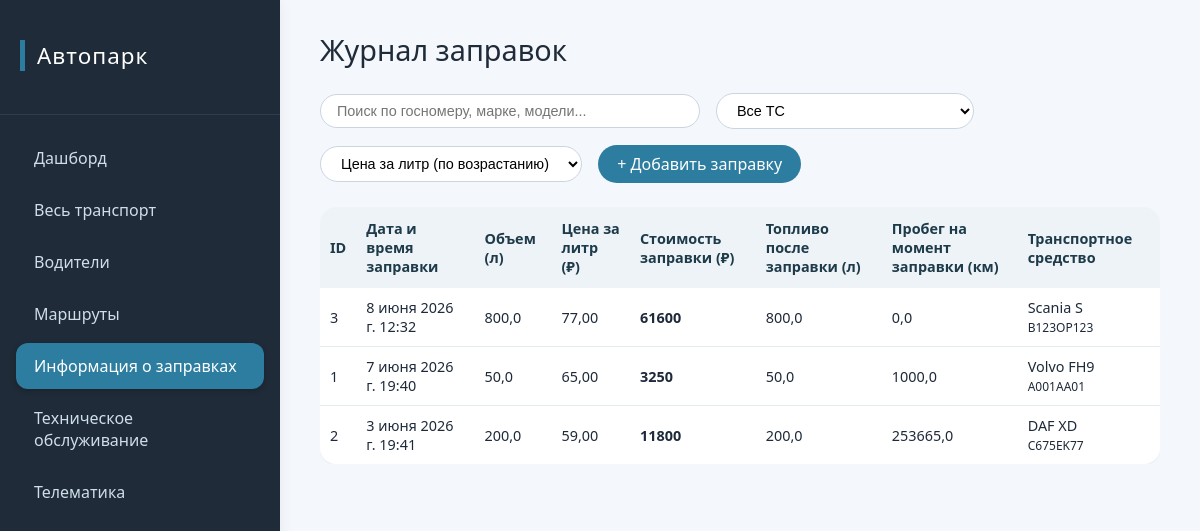
The app's page /refuels/, older data.
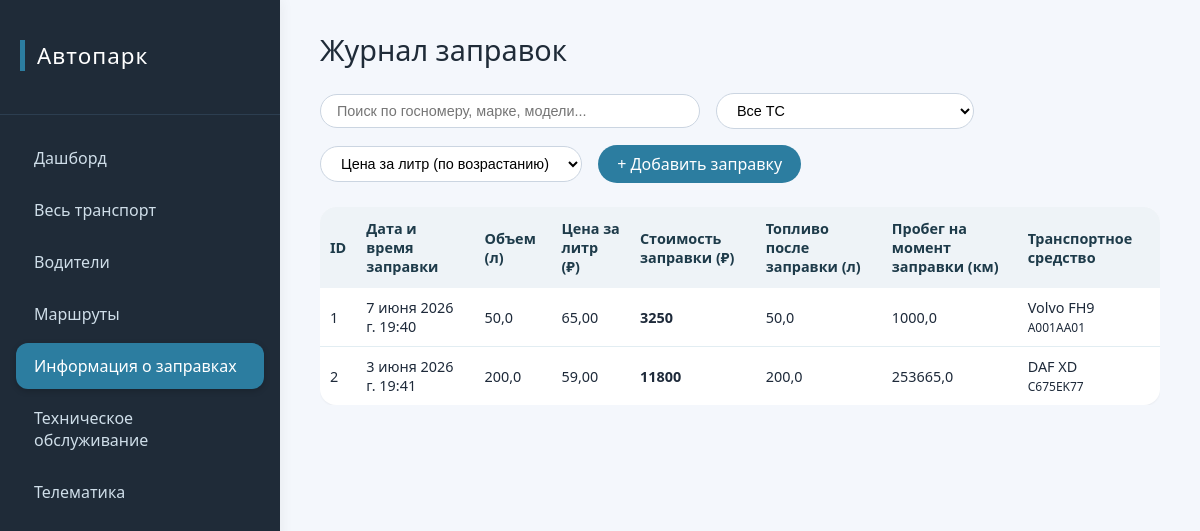
The same page, newer data.
### autopark_platform/models.py (models this page shows, shortened)
class FuelLog(models.Model):
    vehicle = models.ForeignKey(
        Vehicle,
        on_delete=models.CASCADE,
        related_name='fuel_logs',
        verbose_name='Транспортное средство'
    )
    datetime = models.DateTimeField('Дата и время заправки')
    volume_liters = models.FloatField('Объем (л)', validators=[MinValueValidator(0)])
    price_per_liter = models.DecimalField('Цена за литр', max_digits=10, decimal_places=2,
                                          validators=[MinValueValidator(0)])
    fuel_level_after = models.FloatField('Объем топлива в баке после заправки (л)', validators=[MinValueValidator(0)])
    mileage_at_refuel = models.FloatField('Пробег ТС на момент заправки (км)', validators=[MinValueValidator(0)])
    class Meta:
        verbose_name = 'Заправка'
        verbose_name_plural = 'Заправки'
        ordering = ['-datetime']

class Vehicle(models.Model):
    class Status(models.TextChoices):
        ON_ROUTE = 'on_route', 'В рейсе'
        ON_MAINTENANCE = 'on_maintenance', 'На ТО'
        FREE = 'free', 'Свободен'
    brand = models.CharField('Марка', max_length=100)
    model = models.CharField('Модель', max_length=100)
    license_plate = models.CharField('Госномер', max_length=20, unique=True)
    status = models.CharField('Статус активности', max_length=20, choices=Status.choices, default=Status.FREE)
    current_mileage = models.FloatField('Текущий пробег', validators=[MinValueValidator(0)])
    year_of_manufacture = models.PositiveSmallIntegerField('Год выпуска')
    vin = models.CharField('VIN-номер', max_length=17, blank=True, null=True, unique=True)
    fuel_level = models.FloatField('Уровень топлива в баке', blank=True, null=True, validators=[MinValueValidator(0)])
    latitude = models.FloatField('Широта', blank=True, null=True)
    longitude = models.FloatField('Долгота', blank=True, null=True)
    class Meta:
        verbose_name = 'Транспортное средство'
        verbose_name_plural = 'Транспортные средства'
        ordering = ['brand', 'model']

### autopark_platform/views.py (the view)
# urls.py: path('refuels/', views.refuel_list, name='refuel_list'),
def refuel_list(request):
    search_query = request.GET.get('search', '').strip()
    vehicle_filter = request.GET.get('vehicle_id', '').strip()
    sort_by = request.GET.get('sort_by', '').strip()
    refuels = FuelLog.objects.select_related('vehicle').annotate(
        total_cost=Coalesce(F('volume_liters') * F('price_per_liter'), 0, output_field=DecimalField(max_digits=12, decimal_places=2))
    )
    if search_query:
        refuels = refuels.filter(
            Q(vehicle__license_plate__icontains=search_query) |
            Q(vehicle__brand__icontains=search_query) |
            Q(vehicle__model__icontains=search_query)
        )
    if vehicle_filter and vehicle_filter.isdigit():
        refuels = refuels.filter(vehicle_id=int(vehicle_filter))
    if sort_by == 'price_asc':
        refuels = refuels.order_by('price_per_liter')
    elif sort_by == 'price_desc':
        refuels = refuels.order_by('-price_per_liter')
    else:
        refuels = refuels.order_by('-datetime')
    vehicles_for_filter = Vehicle.objects.all().order_by('brand', 'model')
    context = {
        'refuels': refuels,
        'vehicles_for_filter': vehicles_for_filter,
        'search_query': search_query,
        'vehicle_filter': vehicle_filter,
        'sort_by': sort_by,
    }
    return render(request, 'refuel_list.html', context)

### autopark_platform/templates/refuel_list.html (shortened to what this page needs)
<!DOCTYPE html>
<html lang="ru">
<head>
    {% load static %}
    <link rel="stylesheet" href="{% static 'css/main.css' %}">
</head>
<body>
    <div class="app-container">
        <aside class="sidebar">
            <div class="logo">
                <h2>Автопарк</h2>
            </div>
            <nav class="tabs-nav">
                <a href="{% url 'dashboard' %}" class="tab-btn">Дашборд</a>
                <a href="{% url 'vehicle_list' %}" class="tab-btn">Весь транспорт</a>
                <a href="{% url 'driver_list' %}" class="tab-btn">Водители</a>
                <a href="{% url 'route_list' %}" class="tab-btn">Маршруты</a>
                <a href="{% url 'refuel_list' %}" class="tab-btn active">Информация о заправках</a>
                <a href="{% url 'maintenance_list' %}" class="tab-btn">Техническое обслуживание</a>
                <a href="{% url 'telemetry' %}" class="tab-btn">Телематика</a>
            </nav>
        </aside>
        <main class="content">
            <div class="page-header">
                <h1>Журнал заправок</h1>
                <div class="action-bar">
                    <input type="text" id="searchInput" placeholder="Поиск по госномеру, марке, модели..." class="search-input" value="{{ search_query|default:'' }}">
                    <select id="vehicleFilter" class="status-filter">
                        <option value="">Все ТС</option>
                    </select>
                    <select id="sortPrice" class="status-filter">
                        <option value="price_asc" {% if sort_by == 'price_asc' %}selected{% endif %}>Цена за литр (по возрастанию)</option>
                    </select>
                    <a href="{% url 'refuel_add' %}" class="btn-add">+ Добавить заправку</a>
                </div>
            </div>
            <div class="table-wrapper">
                <table class="data-table">
                    <thead>
                        <tr>
                            <th>ID</th>
                            <th>Дата и время заправки</th>
                            <th>Объем (л)</th>
                            <th>Цена за литр (₽)</th>
                            <th>Стоимость заправки (₽)</th>
                            <th>Топливо после заправки (л)</th>
                            <th>Пробег на момент заправки (км)</th>
                            <th>Транспортное средство</th>
                        </tr>
                    </thead>
                    <tbody>
                        {% for refuel in refuels %}
                        <tr>
                            <td>{{ refuel.id }}</td>
                            <td>{{ refuel.datetime }}</td>
                            <td>{{ refuel.volume_liters }}</td>
                            <td>{{ refuel.price_per_liter }}</td>
                            <td><strong>{{ refuel.total_cost|default:"—" }}</strong></td>
                            <td>{{ refuel.fuel_level_after }}</td>
                            <td>{{ refuel.mileage_at_refuel }}</td>
                            <td>
                                {% if refuel.vehicle %}
                                    {{ refuel.vehicle.brand }} {{ refuel.vehicle.model }}<br>
                                    <small>{{ refuel.vehicle.license_plate }}</small>
                                {% else %}
                                    —
                                {% endif %}
                            </td>
                        </tr>
                        {% empty %}
                        <tr>
                            <td colspan="8" class="empty-row">Нет записей о заправках, соответствующих критериям</td>
                        </tr>
                        {% endfor %}
                    </tbody>
                </table>
            </div>
        </main>
    </div>
</body>
</html>

### autopark_platform/static/css/main.css (style rules this page uses)
* { margin: 0; padding: 0; box-sizing: border-box; }
body { font-family: 'Segoe UI', Roboto, 'Helvetica Neue', sans-serif; background-color: #f4f7fc; color: #1e2a3a; }
.app-container { display: flex; min-height: 100vh; }
.sidebar { width: 280px; background-color: #1f2b38; color: #ecf0f1; display: flex; flex-direction: column; box-shadow: 2px 0 12px rgba(0,0,0,0.05); }
.logo { padding: 24px 20px; border-bottom: 1px solid #2c3e50; margin-bottom: 20px; }
.logo h2 { font-weight: 500; letter-spacing: 1px; color: #fff; }
.tabs-nav { display: flex; flex-direction: column; gap: 6px; padding: 0 16px; }
.tab-btn { background: none; border: none; padding: 12px 18px; text-align: left; font-size: 1rem; font-weight: 500; color: #cfdee9; border-radius: 12px; cursor: pointer; transition: all 0.2s ease; }
.tab-btn.active { background-color: #2c7da0; color: white; box-shadow: 0 2px 6px rgba(0,0,0,0.2); }
a.tab-btn { display: block; text-decoration: none; }
.content { flex: 1; padding: 30px 40px; overflow-y: auto; }
h1, h2, h3 { font-weight: 500; margin-bottom: 0.75rem; color: #1f2b38; }
h1 { font-size: 1.8rem; margin-bottom: 1.5rem; }
h2 { font-size: 1.4rem; border-left: 5px solid #2c7da0; padding-left: 12px; margin: 1rem 0 1.2rem 0; }
.table-wrapper { overflow-x: auto; margin: 1rem 0; }
.data-table { width: 100%; border-collapse: collapse; font-size: 0.9rem; background: white; border-radius: 16px; overflow: hidden; box-shadow: 0 1px 2px rgba(0,0,0,0.05); }
.data-table th { background-color: #eef3f7; padding: 12px 10px; text-align: left; font-weight: 600; color: #1e3b4a; }
.data-table td { padding: 10px 10px; border-bottom: 1px solid #e2edf2; }
.data-table tr:last-child td { border-bottom: none; }
.page-header { display: flex; justify-content: space-between; align-items: center; flex-wrap: wrap; margin-bottom: 1.5rem; }
.action-bar { display: flex; gap: 1rem; align-items: center; flex-wrap: wrap; }
.search-input { padding: 0.5rem 1rem; border: 1px solid #cbd5e1; border-radius: 40px; width: 380px; font-size: 0.9rem; transition: 0.2s; }
.status-filter { padding: 0.5rem 1rem; border-radius: 40px; border: 1px solid #cbd5e1; background-color: white; font-size: 0.9rem; }
.btn-add { background-color: #2c7da0; color: white; padding: 0.5rem 1.2rem; border-radius: 40px; text-decoration: none; font-weight: 500; transition: background 0.2s; }

Row changes from the older to the newer data that the page shows:
removed FuelLog: id "3", datetime "8 июня 2026 г. 12:32", volume_liters "800,0", price_per_liter "77,00", total_cost "61600", fuel_level_after "800,0", mileage_at_refuel "0,0", vehicle.brand "Scania", vehicle.model "S", vehicle.license_plate "B123OP123"
